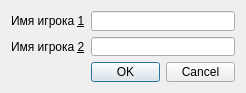
<?xml version="1.0" encoding="UTF-8"?>
<ui version="4.0">
 <class>Dialog</class>
 <widget class="QDialog" name="Dialog">
  <property name="geometry">
   <rect>
    <x>0</x>
    <y>0</y>
    <width>246</width>
    <height>93</height>
   </rect>
  </property>
  <property name="minimumSize">
   <size>
    <width>246</width>
    <height>93</height>
   </size>
  </property>
  <property name="maximumSize">
   <size>
    <width>246</width>
    <height>93</height>
   </size>
  </property>
  <property name="windowTitle">
   <string>Имена игроков</string>
  </property>
  <layout class="QFormLayout" name="formLayout">
   <item row="0" column="0">
    <widget class="QLabel" name="label">
     <property name="text">
      <string>Имя игрока &amp;1</string>
     </property>
     <property name="buddy">
      <cstring>player1_name</cstring>
     </property>
    </widget>
   </item>
   <item row="0" column="1">
    <widget class="QLineEdit" name="player1_name"/>
   </item>
   <item row="1" column="0">
    <widget class="QLabel" name="label_2">
     <property name="text">
      <string>Имя игрока &amp;2</string>
     </property>
     <property name="buddy">
      <cstring>player2_name</cstring>
     </property>
    </widget>
   </item>
   <item row="1" column="1">
    <widget class="QLineEdit" name="player2_name"/>
   </item>
   <item row="2" column="1">
    <widget class="QDialogButtonBox" name="buttonBox">
     <property name="orientation">
      <enum>Qt::Horizontal</enum>
     </property>
     <property name="standardButtons">
      <set>QDialogButtonBox::Cancel|QDialogButtonBox::Ok</set>
     </property>
    </widget>
   </item>
  </layout>
 </widget>
 <resources/>
 <connections>
  <connection>
   <sender>buttonBox</sender>
   <signal>accepted()</signal>
   <receiver>Dialog</receiver>
   <slot>accept()</slot>
   <hints>
    <hint type="sourcelabel">
     <x>236</x>
     <y>75</y>
    </hint>
    <hint type="destinationlabel">
     <x>157</x>
     <y>92</y>
    </hint>
   </hints>
  </connection>
  <connection>
   <sender>buttonBox</sender>
   <signal>rejected()</signal>
   <receiver>Dialog</receiver>
   <slot>reject()</slot>
   <hints>
    <hint type="sourcelabel">
     <x>236</x>
     <y>81</y>
    </hint>
    <hint type="destinationlabel">
     <x>245</x>
     <y>92</y>
    </hint>
   </hints>
  </connection>
  <connection>
   <sender>player1_name</sender>
   <signal>textChanged(QString)</signal>
   <receiver>Dialog</receiver>
   <slot>update_ok_button_state()</slot>
   <hints>
    <hint type="sourcelabel">
     <x>91</x>
     <y>22</y>
    </hint>
    <hint type="destinationlabel">
     <x>61</x>
     <y>-13</y>
    </hint>
   </hints>
  </connection>
  <connection>
   <sender>player2_name</sender>
   <signal>textChanged(QString)</signal>
   <receiver>Dialog</receiver>
   <slot>update_ok_button_state()</slot>
   <hints>
    <hint type="sourcelabel">
     <x>161</x>
     <y>44</y>
    </hint>
    <hint type="destinationlabel">
     <x>172</x>
     <y>-20</y>
    </hint>
   </hints>
  </connection>
 </connections>
 <slots>
  <slot>update_ok_button_state()</slot>
 </slots>
</ui>
